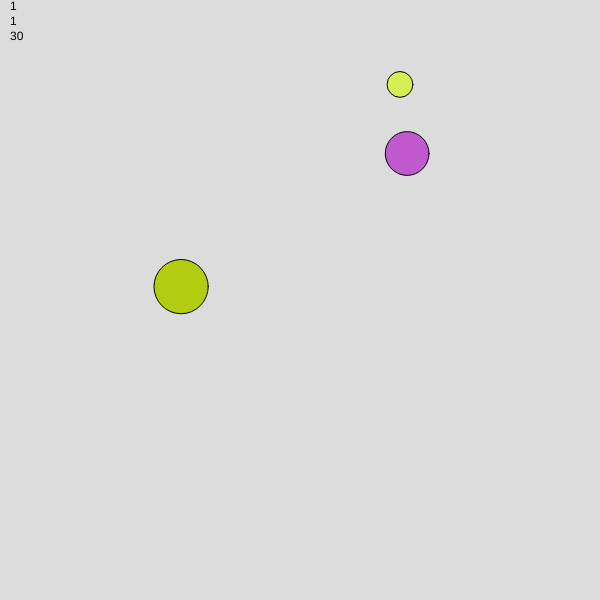
Frame 1 (no input)
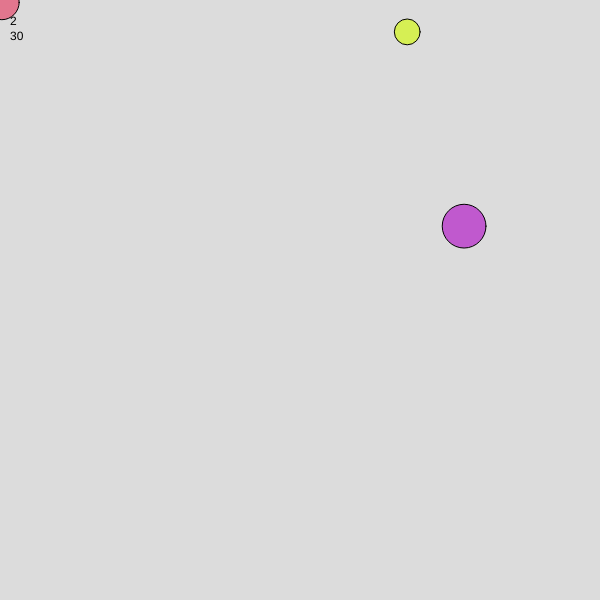
Frame 60 (no input)
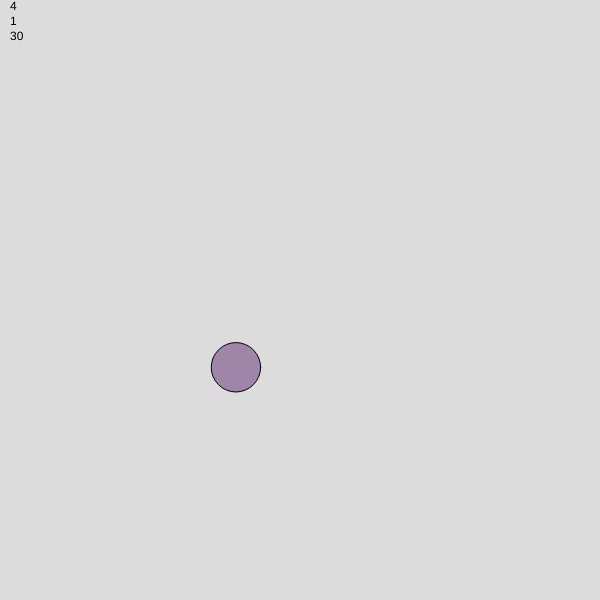
Frame 120 (the mouse pressed at the canvas centre since frame 60)

The p5.js sketch that drew these frames (run headless with seeded random() and noise() and a simulated clock; from frame 60 on, the mouse is pressed at the canvas centre):

// p5.js sketch
// ── sketch.js
let ball1, ball2, ball3;

let SPEED = 3;

let whichBall = 1;

let ballSpawnSpeed = 30;

function setup() {
  createCanvas(600, 600);
  ellipseMode(RADIUS);
  resetAllBalls()
}

function draw() {
  background(220);
  fill("black")
  text(whichBall,10,10)
  text(whichBall%3,10,25)
  text(ballSpawnSpeed,10,40)
  drawBall(ball1);
  updateBall(ball1);
  keepInBounds(ball1);
  drawBall(ball2);
  updateBall(ball2);
  keepInBounds(ball2);
  drawBall(ball3);
  updateBall(ball3);
  keepInBounds(ball3);
  bounceBalls(ball1,ball2);
  bounceBalls(ball2,ball3);
  bounceBalls(ball1,ball3);
  if( frameCount % ballSpawnSpeed === 0 ) {
    rotateCreateBall()
  }
}

function bounceBalls(ballA, ballB) {
  // if the distance between the centers is less than the sum of their radii
  if( dist(ballA.position.x,ballA.position.y,ballB.position.x,ballB.position.y) <= ballA.radius + ballB.radius ) {
    ballA.velocity.x *= -1;
    ballA.velocity.y *= -1;
    ballB.velocity.x *= -1;
    ballB.velocity.y *= -1;
  }
}


function keepInBounds(ball) {
  // ball.x + ball.r > width, then we are off the screen // right
  if( ball.position.x + ball.radius > width ) {
     ball.velocity.x *= -1; // change x direction
  }
  // ball.y + ball.r > height, then we are off the screen // bottom
  if( ball.position.y + ball.radius > height ) {
    ball.velocity.y *= -1; // change y direction
  }
  // ball.x - ball.r < 0, then we are off the screen // left
  if( ball.position.x - ball.radius < 0 ) {
    ball.velocity.x *= -1; // change x direction
  }
  // ball.y - ball.r > 0, then we are off the screen // top
  if( ball.position.y - ball.radius < 0 ) {
    ball.velocity.y *= -1; // change y direction
  }
}

function resetAllBalls() {
  ball1 = createBall()
  ball2 = createBall()
  ball3 = createBall()  
}

function mouseClicked() {
  rotateCreateBall()  
}

function rotateCreateBall() {
  // create a new ball wherever we clicked the mouse
  if( whichBall % 3 === 0 ) {
    ball1 = createBallAt({x:mouseX,y:mouseY})
    whichBall++ // whichBall = whichBall + 1 
  } else if( whichBall % 3 === 1 ) {
    ball2 = createBallAt({x:mouseX,y:mouseY})
    whichBall++ // whichBall = whichBall + 1 
  } else if( whichBall % 3 === 2 ) {
    ball3 = createBallAt({x:mouseX,y:mouseY})
    whichBall++
  }  
}

function keyPressed() {
  if( key === 'r' ) {
    resetAllBalls()
  }
  
  if( keyCode === 38) {
    ballSpawnSpeed--
  }
  
  if( keyCode === 40 ) {
    ballSpawnSpeed++
  }
}

function updateBall(ball) {
  ball.position.y = ball.position.y + ball.velocity.y;
  ball.position.x = ball.position.x + ball.velocity.x;  
}

function drawBall(ball) { // implicit declaration of the variable (parameter) ball
  fill(ball.c);
  circle(ball.position.x,ball.position.y,ball.radius);  
}

function createBallAt(position) {
  let ball = {} // creating an empty object
  // assigning properties to that object
  ball.c = color(random(256),random(256),random(256))
  ball.radius = random(10,50)
  ball.position = position
  ball.velocity = {
    x: random(-SPEED,SPEED),
    y: random(-SPEED,SPEED)
  }
  return ball;  
}


function createBall() {
  return createBallAt({
    x: random(50, width-50),
    y: random(50, height-50)
  });
}
